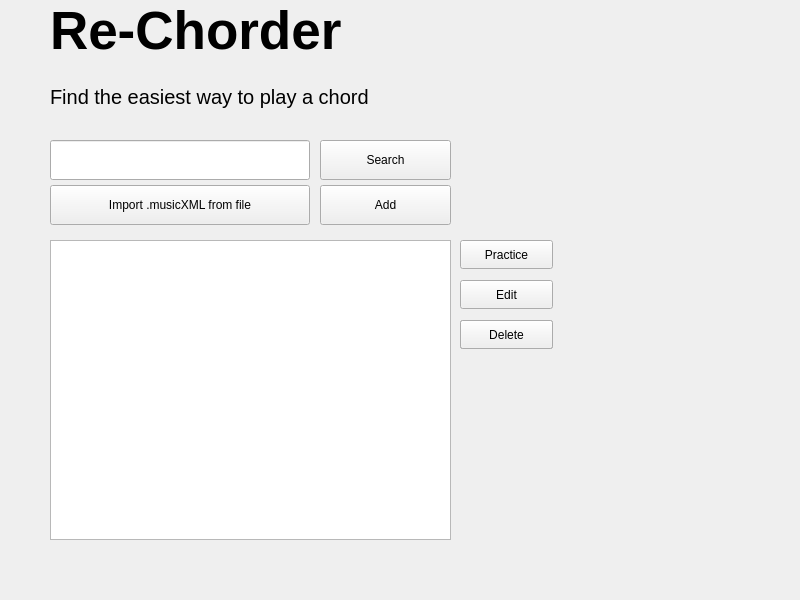
<?xml version="1.0" encoding="UTF-8"?>
<ui version="4.0">
 <class>MainWindow</class>
 <widget class="QMainWindow" name="MainWindow">
  <property name="geometry">
   <rect>
    <x>0</x>
    <y>0</y>
    <width>800</width>
    <height>600</height>
   </rect>
  </property>
  <property name="minimumSize">
   <size>
    <width>800</width>
    <height>600</height>
   </size>
  </property>
  <property name="maximumSize">
   <size>
    <width>800</width>
    <height>600</height>
   </size>
  </property>
  <property name="baseSize">
   <size>
    <width>800</width>
    <height>600</height>
   </size>
  </property>
  <property name="windowTitle">
   <string>Re-Chorder</string>
  </property>
  <property name="windowIcon">
   <iconset>
    <normaloff>icon/synthesizer.png</normaloff>icon/synthesizer.png</iconset>
  </property>
  <widget class="QWidget" name="centralwidget">
   <widget class="QPushButton" name="importButton">
    <property name="geometry">
     <rect>
      <x>50</x>
      <y>185</y>
      <width>260</width>
      <height>40</height>
     </rect>
    </property>
    <property name="text">
     <string>Import .musicXML from file</string>
    </property>
    <property name="icon">
     <iconset>
      <normaloff>icon/import.png</normaloff>icon/import.png</iconset>
    </property>
   </widget>
   <widget class="QListWidget" name="songList">
    <property name="geometry">
     <rect>
      <x>50</x>
      <y>240</y>
      <width>401</width>
      <height>300</height>
     </rect>
    </property>
    <property name="sortingEnabled">
     <bool>true</bool>
    </property>
   </widget>
   <widget class="QLineEdit" name="searchBar">
    <property name="geometry">
     <rect>
      <x>50</x>
      <y>140</y>
      <width>260</width>
      <height>40</height>
     </rect>
    </property>
    <property name="text">
     <string/>
    </property>
   </widget>
   <widget class="QPushButton" name="importButton_2">
    <property name="geometry">
     <rect>
      <x>320</x>
      <y>140</y>
      <width>131</width>
      <height>40</height>
     </rect>
    </property>
    <property name="text">
     <string>Search</string>
    </property>
    <property name="icon">
     <iconset>
      <normaloff>icon/magnifying-glass.png</normaloff>icon/magnifying-glass.png</iconset>
    </property>
   </widget>
   <widget class="QWidget" name="layoutWidget">
    <property name="geometry">
     <rect>
      <x>50</x>
      <y>0</y>
      <width>430</width>
      <height>127</height>
     </rect>
    </property>
    <layout class="QVBoxLayout" name="Title">
     <item>
      <widget class="QLabel" name="logo">
       <property name="font">
        <font>
         <pointsize>40</pointsize>
         <bold>true</bold>
        </font>
       </property>
       <property name="text">
        <string>Re-Chorder</string>
       </property>
      </widget>
     </item>
     <item>
      <widget class="QLabel" name="subTitle">
       <property name="font">
        <font>
         <pointsize>15</pointsize>
        </font>
       </property>
       <property name="text">
        <string>Find the easiest way to play a chord</string>
       </property>
      </widget>
     </item>
    </layout>
   </widget>
   <widget class="QPushButton" name="addButton">
    <property name="geometry">
     <rect>
      <x>320</x>
      <y>185</y>
      <width>131</width>
      <height>40</height>
     </rect>
    </property>
    <property name="text">
     <string>Add</string>
    </property>
   </widget>
   <widget class="QPushButton" name="practiceButton">
    <property name="geometry">
     <rect>
      <x>460</x>
      <y>240</y>
      <width>93</width>
      <height>29</height>
     </rect>
    </property>
    <property name="text">
     <string>Practice</string>
    </property>
   </widget>
   <widget class="QPushButton" name="pushButton_3">
    <property name="geometry">
     <rect>
      <x>460</x>
      <y>320</y>
      <width>93</width>
      <height>29</height>
     </rect>
    </property>
    <property name="text">
     <string>test2</string>
    </property>
   </widget>
   <widget class="QPushButton" name="pushButton_4">
    <property name="geometry">
     <rect>
      <x>460</x>
      <y>320</y>
      <width>93</width>
      <height>29</height>
     </rect>
    </property>
    <property name="text">
     <string>test</string>
    </property>
   </widget>
   <widget class="QPushButton" name="pushButton">
    <property name="geometry">
     <rect>
      <x>460</x>
      <y>280</y>
      <width>93</width>
      <height>29</height>
     </rect>
    </property>
    <property name="text">
     <string>Edit</string>
    </property>
   </widget>
   <widget class="QPushButton" name="pushButton_2">
    <property name="geometry">
     <rect>
      <x>460</x>
      <y>320</y>
      <width>93</width>
      <height>29</height>
     </rect>
    </property>
    <property name="text">
     <string>Delete</string>
    </property>
   </widget>
   <zorder>pushButton_4</zorder>
   <zorder>pushButton_3</zorder>
   <zorder>importButton</zorder>
   <zorder>songList</zorder>
   <zorder>searchBar</zorder>
   <zorder>importButton_2</zorder>
   <zorder>layoutWidget</zorder>
   <zorder>addButton</zorder>
   <zorder>practiceButton</zorder>
   <zorder>pushButton</zorder>
   <zorder>pushButton_2</zorder>
  </widget>
 </widget>
 <resources/>
 <connections/>
</ui>
